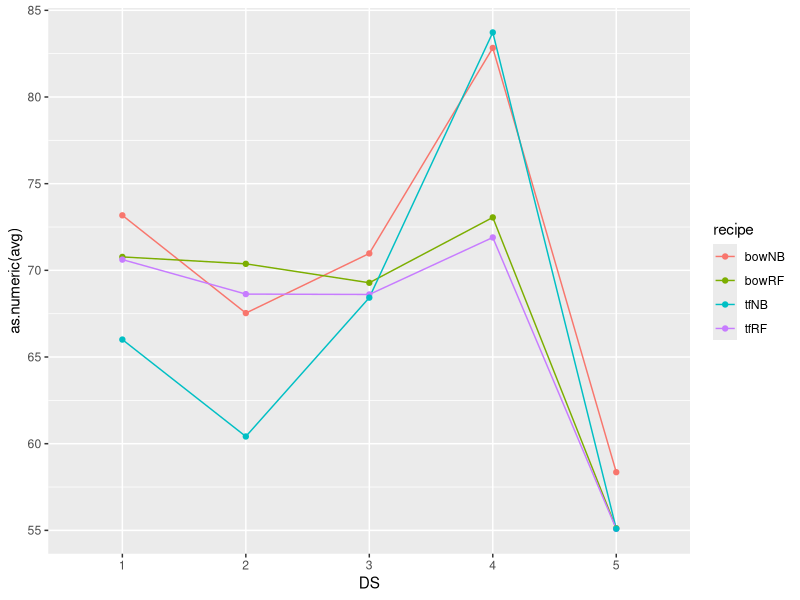

This chart was generated by the following R code:

a<-read.csv('results-ds1.csv')
b<-read.csv('results-ds2.csv')
x<-read.csv('results-ds3.csv')
y<-read.csv('results-ds4.csv')
z<-read.csv('results-ds5.csv')


mean_1<- c(1,mean(a$bowRF),1,'bowRF')
mean_1b<-c(2,mean(a$bowNB),1,'bowNB')
mean_1c<-c(3,mean(a$tfRF) ,1,'tfRF')
mean_1d<-c(4,mean(a$tfNB) ,1,'tfNB')

mean_2<- c(5,mean(b$bowRF),2,'bowRF')
mean_2b<-c(6,mean(b$bowNB),2,'bowNB')
mean_2c<-c(7,mean(b$tfRF) ,2,'tfRF')
mean_2d<-c(8,mean(b$tfNB) ,2,'tfNB')

mean_3<- c(9,mean(x$bowRF),3,'bowRF')
mean_3b<-c(10,mean(x$bowNB),3,'bowNB')
mean_3c<-c(11,mean(x$tfRF) ,3,'tfRF')
mean_3d<-c(12,mean(x$tfNB) ,3,'tfNB')

mean_4<- c(13,mean(y$bowRF),4,'bowRF')
mean_4b<-c(14,mean(y$bowNB),4,'bowNB')
mean_4c<-c(15,mean(y$tfRF) ,4,'tfRF')
mean_4d<-c(16,mean(y$tfNB) ,4,'tfNB')

mean_5<- c(17,mean(z$bowRF),5,'bowRF')
mean_5b<-c(18,mean(z$bowNB),5,'bowNB')
mean_5c<-c(19,mean(z$tfRF) ,5,'tfRF')
mean_5d<-c(20,mean(z$tfNB) ,5,'tfNB')

df <-rbind(mean_1,mean_1b,mean_1c,mean_1d,
		mean_2,mean_2b,mean_2c,mean_2d,
		mean_3,mean_3b,mean_3c,mean_3d,
		mean_4,mean_4b,mean_4c,mean_4d,
		mean_5,mean_5b,mean_5c,mean_5d)
colnames(df) <- c('i','avg','DS','recipe')

df

library(ggplot2)

ggplot(data=df, aes(x=DS, y=as.numeric(avg))) +
  geom_line(aes(color=recipe,group=recipe))+   geom_point(aes(color=recipe))+scale_y_continuous()